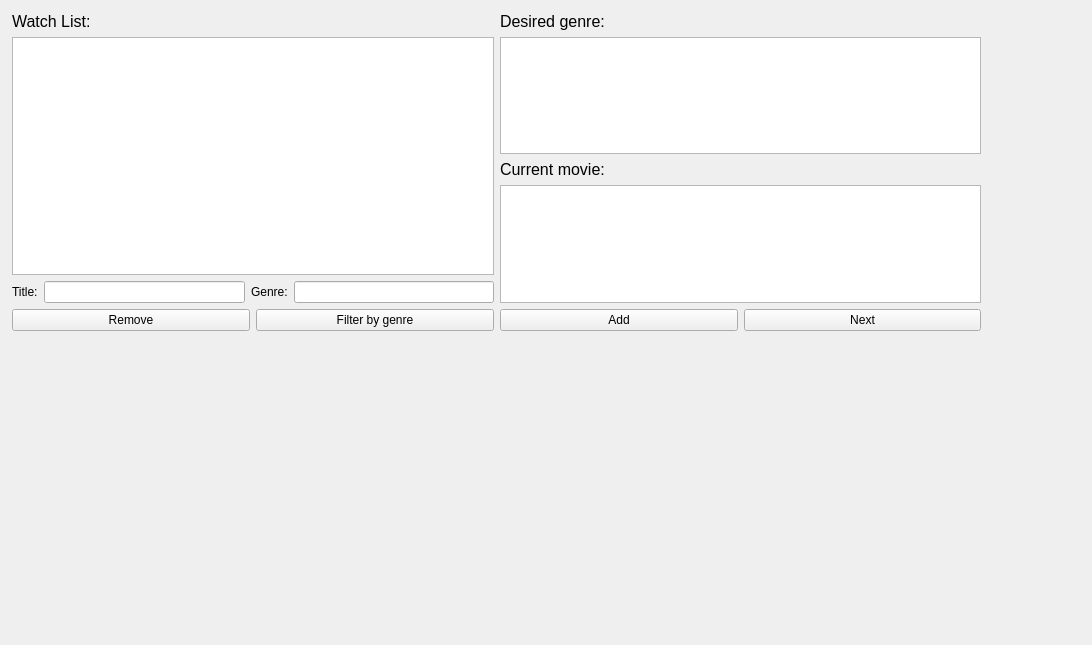
<?xml version="1.0" encoding="UTF-8"?>
<ui version="4.0">
 <class>UserMode</class>
 <widget class="QWidget" name="UserMode">
  <property name="geometry">
   <rect>
    <x>0</x>
    <y>0</y>
    <width>1092</width>
    <height>645</height>
   </rect>
  </property>
  <property name="windowTitle">
   <string>UserMode</string>
  </property>
  <widget class="QWidget" name="layoutWidget">
   <property name="geometry">
    <rect>
     <x>1</x>
     <y>1</y>
     <width>991</width>
     <height>341</height>
    </rect>
   </property>
   <layout class="QHBoxLayout" name="horizontalLayout">
    <item>
     <layout class="QVBoxLayout" name="verticalLayout">
      <item>
       <widget class="QLabel" name="header">
        <property name="font">
         <font>
          <pointsize>12</pointsize>
         </font>
        </property>
        <property name="text">
         <string>Watch List:</string>
        </property>
       </widget>
      </item>
      <item>
       <widget class="QListWidget" name="watchList"/>
      </item>
      <item>
       <layout class="QHBoxLayout" name="buttonsLayout">
        <item>
         <widget class="QLabel" name="titleLabel">
          <property name="text">
           <string>Title:</string>
          </property>
         </widget>
        </item>
        <item>
         <widget class="QLineEdit" name="titleLineEdit"/>
        </item>
        <item>
         <widget class="QLabel" name="genreLabel">
          <property name="text">
           <string>Genre:</string>
          </property>
         </widget>
        </item>
        <item>
         <widget class="QLineEdit" name="genreLineEdit"/>
        </item>
       </layout>
      </item>
      <item>
       <layout class="QHBoxLayout" name="inputLayout">
        <item>
         <widget class="QPushButton" name="removeButton">
          <property name="text">
           <string>Remove</string>
          </property>
         </widget>
        </item>
        <item>
         <widget class="QPushButton" name="filterButton">
          <property name="text">
           <string>Filter by genre</string>
          </property>
         </widget>
        </item>
       </layout>
      </item>
     </layout>
    </item>
    <item>
     <layout class="QVBoxLayout" name="verticalLayout_3">
      <item>
       <layout class="QVBoxLayout" name="verticalLayout_2">
        <item>
         <widget class="QLabel" name="desiredGenre">
          <property name="font">
           <font>
            <pointsize>12</pointsize>
           </font>
          </property>
          <property name="text">
           <string>Desired genre:</string>
          </property>
         </widget>
        </item>
        <item>
         <widget class="QListWidget" name="genreList"/>
        </item>
       </layout>
      </item>
      <item>
       <widget class="QLabel" name="currentLabel">
        <property name="font">
         <font>
          <pointsize>12</pointsize>
         </font>
        </property>
        <property name="text">
         <string>Current movie:</string>
        </property>
       </widget>
      </item>
      <item>
       <widget class="QListWidget" name="currentMovie"/>
      </item>
      <item>
       <layout class="QHBoxLayout" name="horizontalLayout_2">
        <item>
         <widget class="QPushButton" name="addButton">
          <property name="text">
           <string>Add</string>
          </property>
         </widget>
        </item>
        <item>
         <widget class="QPushButton" name="nextButton">
          <property name="text">
           <string>Next</string>
          </property>
         </widget>
        </item>
       </layout>
      </item>
     </layout>
    </item>
   </layout>
  </widget>
 </widget>
 <layoutdefault spacing="6" margin="11"/>
 <resources/>
 <connections/>
</ui>
